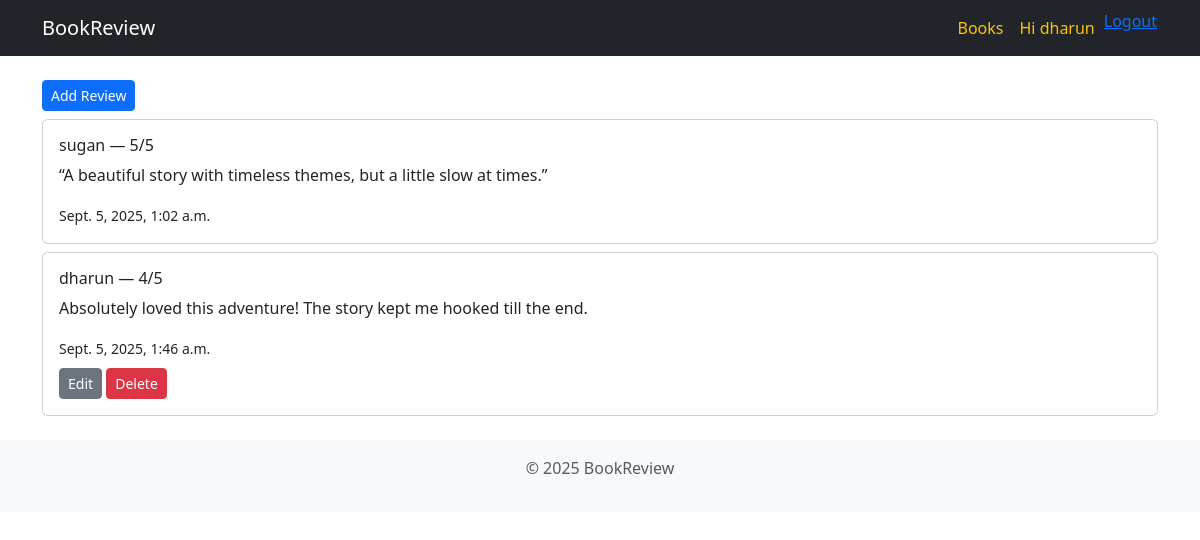
/books/1/ (signed in), run on the app's committed database.
### reviews/models.py (models this page shows)
class Review(models.Model):
    book = models.ForeignKey(Book, on_delete=models.CASCADE, related_name='reviews')
    user = models.ForeignKey(User, on_delete=models.CASCADE, related_name='reviews')
    rating = models.IntegerField(validators=[MinValueValidator(1), MaxValueValidator(5)])
    comment = models.TextField()
    created_at = models.DateTimeField(auto_now_add=True)
    updated_at = models.DateTimeField(auto_now=True)

### reviews/views.py (the view)
# urls.py: path('books/<int:pk>/', views.BookDetailView.as_view(), name='book-detail'),
class BookDetailView(DetailView):
    model = Book
    template_name = "reviews/book_detail.html"
    context_object_name = "book"

### reviews/templates/reviews/book_detail.html
{% extends 'reviews/base.html' %}
{% block content %}
{% if user.is_authenticated %}
  <a class="btn btn-primary btn-sm mb-2" href="{% url 'reviews:review-add' book.pk %}">Add Review</a>
{% else %}
  <p><a href="{% url 'login' %}">Login</a> to add a review.</p>
{% endif %}
{% for review in book.reviews.all %}
  <div class="card mb-2">
    <div class="card-body">
      <h6>{{ review.user.username }} — {{ review.rating }}/5</h6>
      <p>{{ review.comment }}</p>
      <small>{{ review.created_at }}</small>
      {% if user.is_authenticated %}
        {% if user.is_staff or user == review.user %}
          <div class="mt-2">
            <a href="{% url 'reviews:review-edit' review.pk %}" class="btn btn-sm btn-secondary">Edit</a>
            <a href="{% url 'reviews:review-delete' review.pk %}" class="btn btn-sm btn-danger">Delete</a>
          </div>
        {% endif %}
      {% endif %}
    </div>
  </div>
{% empty %}
  <p>No reviews yet.</p>
{% endfor %}
{% endblock %}

### reviews/templates/reviews/base.html (shortened to what this page needs)
<!doctype html>
<html>
<head>
  <link href="https://cdn.jsdelivr.net/npm/bootstrap@5.3.0/dist/css/bootstrap.min.css" rel="stylesheet">
</head>
<body>
<nav class="navbar navbar-expand-lg navbar-dark bg-dark mb-4">
  <div class="container">
    <a class="navbar-brand" href="{% url 'reviews:home' %}">BookReview</a>
    <div class="collapse navbar-collapse" id="navbarNav">
      <ul class="navbar-nav ms-auto">
        <li class="nav-item"><a class="nav-link text-warning" href="{% url 'reviews:book-list' %}">Books</a></li>
        {% if user.is_authenticated %}
          <li class="nav-item"><a class="nav-link text-warning" href="#">Hi {{ user.username }}</a></li>
          <form method="post" action="{% url 'logout text-warning' %}" style="display:inline;">
                <button type="submit" class="btn btn-link p-0 align-baseline">Logout</button>
            </form>
        {% else %}
          <li class="nav-item"><a class="nav-link text-warning" href="{% url 'login' %}">Login</a></li>
          <li class="nav-item"><a class="nav-link text-warning" href="{% url 'reviews:signup' %}">Sign up</a></li>
        {% endif %}
      </ul>
    </div>
  </div>
</nav>
<div class="container">
  {% block content %}{% endblock %}
</div>
<footer class="bg-light text-center text-muted py-3 mt-4">
  <div class="container">
    <p>&copy; 2025 BookReview</p>
  </div>
</footer>
</body>
</html>

### data on the page
Review: user.username "sugan", rating "5", comment "“A beautiful story with timeless themes, but a little slow at times.”", created_at "Sept. 5, 2025, 1:02 a.m."
Review: user.username "dharun", rating "4", comment "Absolutely loved this adventure! The story kept me hooked till the end.", created_at "Sept. 5, 2025, 1:46 a.m.", shows "Edit"

### other printed values
{{ user.username }} "dharun"
